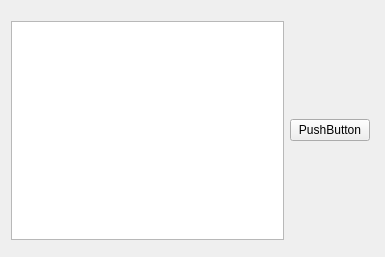
<?xml version="1.0" encoding="UTF-8"?>
<ui version="4.0">
 <class>Inventory</class>
 <widget class="QWidget" name="Inventory">
  <property name="geometry">
   <rect>
    <x>0</x>
    <y>0</y>
    <width>385</width>
    <height>257</height>
   </rect>
  </property>
  <property name="windowTitle">
   <string>Inventory</string>
  </property>
  <widget class="QWidget" name="horizontalLayoutWidget">
   <property name="geometry">
    <rect>
     <x>0</x>
     <y>10</y>
     <width>381</width>
     <height>241</height>
    </rect>
   </property>
   <layout class="QHBoxLayout" name="horizontalLayout">
    <item>
     <widget class="QTableView" name="tableView"/>
    </item>
    <item>
     <widget class="QPushButton" name="pushButton">
      <property name="text">
       <string>PushButton</string>
      </property>
     </widget>
    </item>
   </layout>
  </widget>
 </widget>
 <layoutdefault spacing="6" margin="11"/>
 <resources/>
 <connections/>
</ui>
